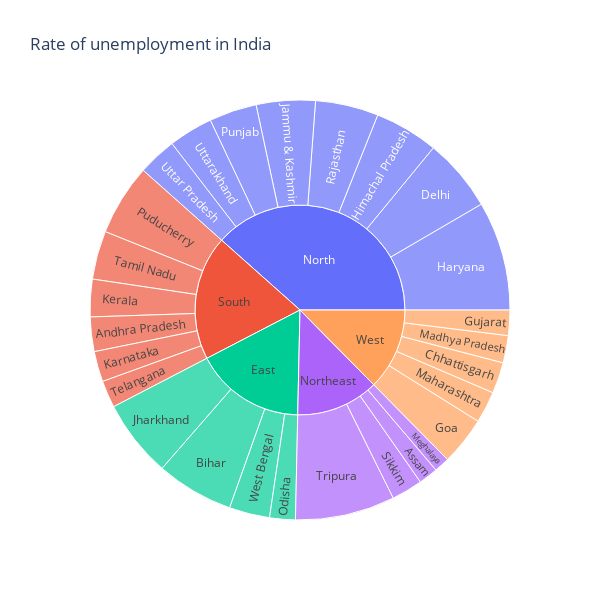

Notebook cell for this chart:
### Code cell
unemp_data= data_unemp[["Region", "Region.1", ' Estimated Unemployment Rate (%)']]
figure= pl.sunburst(unemp_data, path=["Region.1", "Region"],values=' Estimated Unemployment Rate (%)',width=600, height=600, color_continuous_scale="Rdy1Gn",title="Rate of unemployment in India")
figure.show()

### Figure 1 — Plotly figure (JSON) as saved in the notebook; plotly's stock layout.template omitted (floating-point values rounded to 4 significant figures)
{"data": [{"branchvalues": "total", "domain": {"x": [0, 1], "y": [0, 1]}, "hovertemplate": "labels=%{label}<br> Estimated Unemployment Rate (%)=%{value}<br>parent=%{parent}<br>id=%{id}<extra></extra>", "ids": ["South/Andhra Pradesh", "Northeast/Assam", "East/Bihar", "West/Chhattisgarh", "North/Delhi", "West/Goa", "West/Gujarat", "North/Haryana", "North/Himachal Pradesh", "North/Jammu & Kashmir", "East/Jharkhand", "South/Karnataka", "South/Kerala", "West/Madhya Pradesh", "West/Maharashtra", "Northeast/Meghalaya", "East/Odisha", "South/Puducherry", "North/Punjab", "North/Rajasthan", "Northeast/Sikkim", "South/Tamil Nadu", "South/Telangana", "Northeast/Tripura", "North/Uttar Pradesh", "North/Uttarakhand", "East/West Bengal", "East", "North", "Northeast", "South", "West"], "labels": ["Andhra Pradesh", "Assam", "Bihar", "Chhattisgarh", "Delhi", "Goa", "Gujarat", "Haryana", "Himachal Pradesh", "Jammu & Kashmir", "Jharkhand", "Karnataka", "Kerala", "Madhya Pradesh", "Maharashtra", "Meghalaya", "Odisha", "Puducherry", "Punjab", "Rajasthan", "Sikkim", "Tamil Nadu", "Telangana", "Tripura", "Uttar Pradesh", "Uttarakhand", "West Bengal", "East", "North", "Northeast", "South", "West"], "name": "", "parents": ["South", "Northeast", "East", "West", "North", "West", "West", "North", "North", "North", "East", "South", "South", "West", "West", "Northeast", "East", "South", "North", "North", "Northeast", "South", "South", "Northeast", "North", "North", "East", "", "", "", "", ""], "type": "sunburst", "values": [86.64, 48.56, 194.7, 78.19, 184.1, 121.7, 63.76, 274.8, 160.7, 148.3, 195.4, 76.68, 94.34, 68.54, 79.79, 38.66, 64.62, 179.4, 119.8, 158.7, 78.34, 121.9, 68.33, 250.6, 97.37, 111.6, 101.9, 556.6, 1255.0, 416.1, 627.3, 411.9]}], "layout": {"height": 600, "legend": {"tracegroupgap": 0}, "title": {"text": "Rate of unemployment in India"}, "width": 600}}
